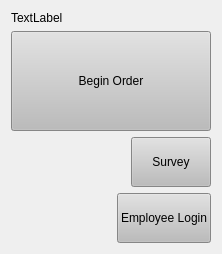
      <widget class="QWidget" name="homeTab">
       <attribute name="title">
        <string>Home</string>
       </attribute>
       <layout class="QVBoxLayout" name="verticalLayout_8">
        <item>
         <widget class="QLabel" name="spaceLabel">
          <property name="sizePolicy">
           <sizepolicy hsizetype="Ignored" vsizetype="Preferred">
            <horstretch>0</horstretch>
            <verstretch>0</verstretch>
           </sizepolicy>
          </property>
          <property name="maximumSize">
           <size>
            <width>16777215</width>
            <height>500</height>
           </size>
          </property>
          <property name="text">
           <string>TextLabel</string>
          </property>
         </widget>
        </item>
        <item>
         <widget class="QPushButton" name="startOrderButton">
          <property name="sizePolicy">
           <sizepolicy hsizetype="Preferred" vsizetype="Preferred">
            <horstretch>0</horstretch>
            <verstretch>0</verstretch>
           </sizepolicy>
          </property>
          <property name="minimumSize">
           <size>
            <width>200</width>
            <height>100</height>
           </size>
          </property>
          <property name="styleSheet">
           <string notr="true">background-color: rgb(188, 188, 188);
font: 57 32pt &quot;Counter-Strike&quot;;</string>
          </property>
          <property name="text">
           <string>Begin Order</string>
          </property>
         </widget>
        </item>
        <item alignment="Qt::AlignRight">
         <widget class="QPushButton" name="surveyButton">
          <property name="minimumSize">
           <size>
            <width>0</width>
            <height>50</height>
           </size>
          </property>
          <property name="styleSheet">
           <string notr="true">background-color: rgb(188, 188, 188);
font: 57 20pt &quot;Counter-Strike&quot;;</string>
          </property>
          <property name="text">
           <string>Survey</string>
          </property>
         </widget>
        </item>
        <item alignment="Qt::AlignRight|Qt::AlignBottom">
         <widget class="QPushButton" name="loginButton">
          <property name="sizePolicy">
           <sizepolicy hsizetype="Minimum" vsizetype="Fixed">
            <horstretch>0</horstretch>
            <verstretch>0</verstretch>
           </sizepolicy>
          </property>
          <property name="minimumSize">
           <size>
            <width>0</width>
            <height>50</height>
           </size>
          </property>
          <property name="styleSheet">
           <string notr="true">background-color: rgb(188, 188, 188);
font: 57 20pt &quot;Counter-Strike&quot;;</string>
          </property>
          <property name="text">
           <string>Employee Login</string>
          </property>
         </widget>
        </item>
       </layout>
      </widget>
